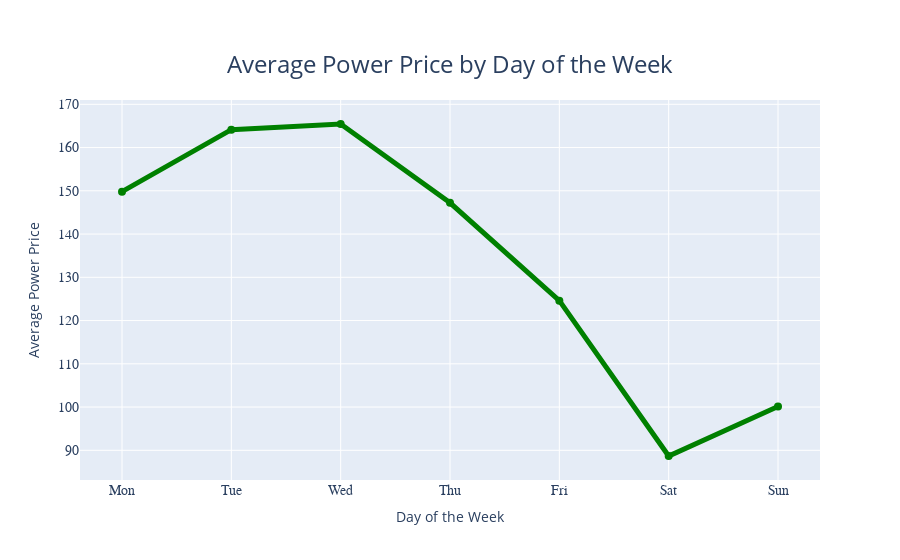

This figure's notebook cell:
### Code cell
import plotly.graph_objects as go

# Filter the data for the year 2021 and beyond
data_gt_2021 = df[df.index.year >= 2021]

# Calculate the average power price for each day of the week
average_price = data_gt_2021.groupby(data_gt_2021.index.dayofweek)['price'].mean()

# Define the days of the week
days_of_week = ['Mon', 'Tue', 'Wed', 'Thu', 'Fri', 'Sat', 'Sun']

# Create the plotly figure
fig = go.Figure()

# Add a scatter trace for the average power price
fig.add_trace(go.Scatter(
    x=days_of_week,
    y=average_price,
    mode='markers+lines',
    marker=dict(symbol='circle', size=8, color='green'),  # Set marker color to green
    line=dict(color='green', width=5),  # Set line color to green and increase line width
    name='Average Power Price'
))

# Update layout
fig.update_layout(
    xaxis=dict(
        title='Day of the Week',
        tickmode='array',
        tickvals=list(range(7)),
        ticktext=days_of_week,
        tickfont=dict(size=14, family='Arial, bold')  # Bold and increased size for x-axis tick labels
    ),
    yaxis=dict(
        title='Average Power Price',
        tickfont=dict(size=14, family='Arial, bold')  # Bold and increased size for y-axis tick labels
    ),
    showlegend=False,
    title={
        'text': 'Average Power Price by Day of the Week',
        'x': 0.5,  # Center the title
        'y': 0.9,  # Increase the y position for title size
        'xanchor': 'center',  # Center the title horizontally
        'yanchor': 'top',  # Anchor the title from the top
        'font': dict(size=24)  # Increase the title font size
    },
    # width=1000  # Decrease the width of the plot
)

# Show the plot
fig.show()

### Figure 1 — Plotly figure (JSON) as saved in the notebook; plotly's stock layout.template omitted (floating-point values rounded to 4 significant figures)
{"data": [{"line": {"color": "green", "width": 5}, "marker": {"color": "green", "size": 8, "symbol": "circle"}, "mode": "markers+lines", "name": "Average Power Price", "type": "scatter", "x": ["Mon", "Tue", "Wed", "Thu", "Fri", "Sat", "Sun"], "y": [149.8, 164.1, 165.4, 147.2, 124.6, 88.69, 100.1]}], "layout": {"showlegend": false, "title": {"font": {"size": 24}, "text": "Average Power Price by Day of the Week", "x": 0.5, "xanchor": "center", "y": 0.9, "yanchor": "top"}, "xaxis": {"tickfont": {"family": "Arial, bold", "size": 14}, "tickmode": "array", "ticktext": ["Mon", "Tue", "Wed", "Thu", "Fri", "Sat", "Sun"], "tickvals": [0, 1, 2, 3, 4, 5, 6], "title": {"text": "Day of the Week"}}, "yaxis": {"tickfont": {"family": "Arial, bold", "size": 14}, "title": {"text": "Average Power Price"}}}}
